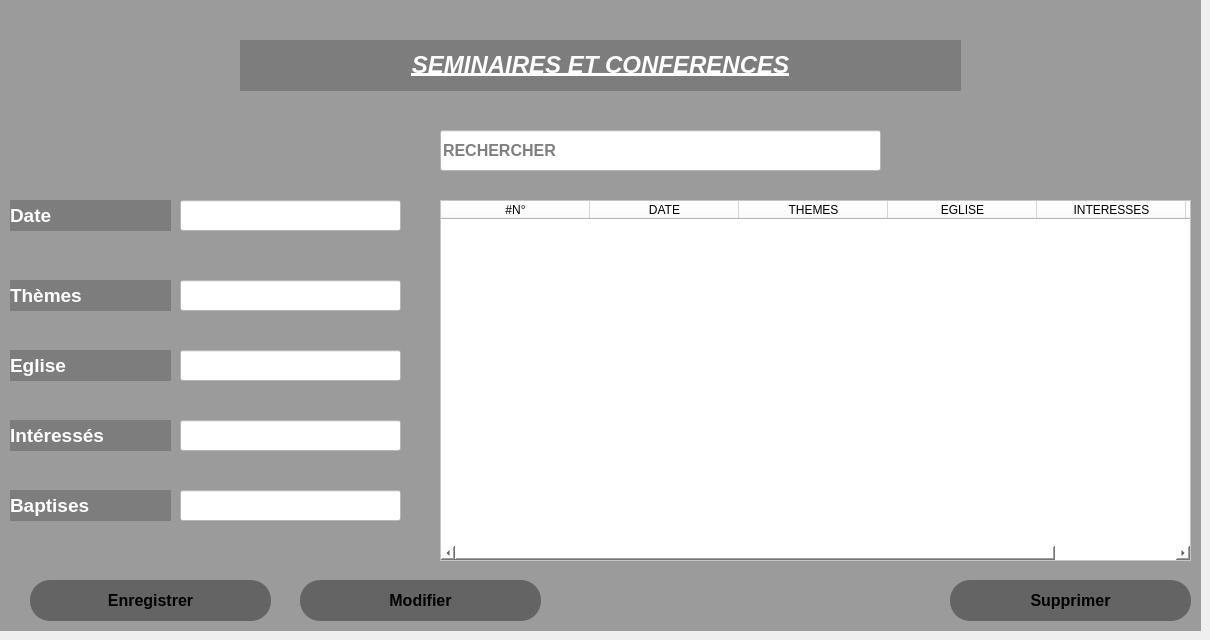
     <widget class="QWidget" name="tab_14">
      <attribute name="title">
       <string>SEMINAIRES ET CONFERENCES</string>
      </attribute>
      <widget class="QWidget" name="widget_2" native="true">
       <property name="geometry">
        <rect>
         <x>0</x>
         <y>0</y>
         <width>1201</width>
         <height>631</height>
        </rect>
       </property>
       <property name="styleSheet">
        <string notr="true">background-color:rgba(0,0,0,90);</string>
       </property>
       <widget class="QLabel" name="label_72">
        <property name="geometry">
         <rect>
          <x>240</x>
          <y>40</y>
          <width>721</width>
          <height>51</height>
         </rect>
        </property>
        <property name="font">
         <font>
          <pointsize>11</pointsize>
          <weight>75</weight>
          <bold>true</bold>
          <underline>true</underline>
          <strikeout>false</strikeout>
          <stylestrategy>PreferAntialias</stylestrategy>
          <kerning>false</kerning>
         </font>
        </property>
        <property name="styleSheet">
         <string notr="true">color:white;
background-color:rgba(0,0,0,50);
</string>
        </property>
        <property name="text">
         <string>&lt;html&gt;&lt;head/&gt;&lt;body&gt;&lt;p align=&quot;center&quot;&gt;&lt;span style=&quot; font-size:18pt; font-weight:600; font-style:italic;&quot;&gt;SEMINAIRES ET CONFERENCES&lt;/span&gt;&lt;/p&gt;&lt;/body&gt;&lt;/html&gt;</string>
        </property>
       </widget>
       <widget class="QPushButton" name="Btn_enregistrer_seminaire">
        <property name="geometry">
         <rect>
          <x>30</x>
          <y>580</y>
          <width>241</width>
          <height>41</height>
         </rect>
        </property>
        <property name="font">
         <font>
          <pointsize>12</pointsize>
          <weight>75</weight>
          <bold>true</bold>
         </font>
        </property>
        <property name="styleSheet">
         <string notr="true">QPushButton#Btn_enregistrer_seminaire{
    background: qlineargradient(x1: 0, y1: 0, x2: 0, y2: 1,
        stop: 0 #55AAFF,
        stop: 1 #FFFFFF);
    border: none;
    border-radius: 20px;
    colo r: white;
}

QPushButton#Btn_enregistrer_seminaire:hover {
    background: qlineargradient(x1: 0, y1: 0, x2: 0, y2: 1,
        stop: 0 #55AAFF, /* Bleu clair pour le hover */
        stop: 1 #0077CC); /* Bleu un peu plus foncé pour le hover */
    color: black;
}

QPushButton#Btn_enregistrer_seminaire:pressed {
    background: qlineargradient(x1: 0, y1: 0, x2: 0, y2: 1,
        stop: 0 #3399FF, /* Bleu clair pour le pressed */
        stop: 1 #0033AA); /* Bleu un peu plus foncé pour le pressed */
    color: green;
}
</string>
        </property>
        <property name="text">
         <string>Enregistrer</string>
        </property>
       </widget>
       <widget class="QLineEdit" name="lineEdit_67">
        <property name="geometry">
         <rect>
          <x>180</x>
          <y>490</y>
          <width>221</width>
          <height>31</height>
         </rect>
        </property>
        <property name="styleSheet">
         <string notr="true">background-color:#ffffff;</string>
        </property>
       </widget>
       <widget class="QLabel" name="label_91">
        <property name="geometry">
         <rect>
          <x>10</x>
          <y>490</y>
          <width>161</width>
          <height>31</height>
         </rect>
        </property>
        <property name="font">
         <font>
          <pointsize>14</pointsize>
          <weight>75</weight>
          <bold>true</bold>
         </font>
        </property>
        <property name="styleSheet">
         <string notr="true">color:white;
background-color:rgba(0,0,0,50);</string>
        </property>
        <property name="text">
         <string>Baptises</string>
        </property>
       </widget>
       <widget class="QPushButton" name="Btn_enregistrer_seminaire_2">
        <property name="geometry">
         <rect>
          <x>300</x>
          <y>580</y>
          <width>241</width>
          <height>41</height>
         </rect>
        </property>
        <property name="font">
         <font>
          <pointsize>12</pointsize>
          <weight>75</weight>
          <bold>true</bold>
         </font>
        </property>
        <property name="styleSheet">
         <string notr="true">QPushButton#Btn_enregistrer_seminaire_2{
    background: qlineargradient(x1: 0, y1: 0, x2: 0, y2: 1,
        stop: 0 #55AAFF,
        stop: 1 #FFFFFF);
    border: none;
    border-radius: 20px;
    colo r: white;
}

QPushButton#Btn_enregistrer_seminaire_2:hover {
    background: qlineargradient(x1: 0, y1: 0, x2: 0, y2: 1,
        stop: 0 #55AAFF, /* Bleu clair pour le hover */
        stop: 1 #0077CC); /* Bleu un peu plus foncé pour le hover */
    color: black;
}

QPushButton#Btn_enregistrer_seminaire_2:pressed {
    background: qlineargradient(x1: 0, y1: 0, x2: 0, y2: 1,
        stop: 0 #3399FF, /* Bleu clair pour le pressed */
        stop: 1 #0033AA); /* Bleu un peu plus foncé pour le pressed */
    color: green;
}
</string>
        </property>
        <property name="text">
         <string>Modifier</string>
        </property>
       </widget>
       <widget class="QPushButton" name="Btn_enregistrer_seminaire_3">
        <property name="geometry">
         <rect>
          <x>950</x>
          <y>580</y>
          <width>241</width>
          <height>41</height>
         </rect>
        </property>
        <property name="font">
         <font>
          <pointsize>12</pointsize>
          <weight>75</weight>
          <bold>true</bold>
         </font>
        </property>
        <property name="styleSheet">
         <string notr="true">QPushButton#Btn_enregistrer_seminaire_3{
    background: qlineargradient(x1: 0, y1: 0, x2: 0, y2: 1,
        stop: 0 #55AAFF,
        stop: 1 #FFFFFF);
    border: none;
    border-radius: 20px;
    colo r: white;
}

QPushButton#Btn_enregistrer_seminaire_3:hover {
    background: qlineargradient(x1: 0, y1: 0, x2: 0, y2: 1,
        stop: 0 #55AAFF, /* Bleu clair pour le hover */
        stop: 1 #0077CC); /* Bleu un peu plus foncé pour le hover */
    color: black;
}

QPushButton#Btn_enregistrer_seminaire_3:pressed {
    background: qlineargradient(x1: 0, y1: 0, x2: 0, y2: 1,
        stop: 0 #3399FF, /* Bleu clair pour le pressed */
        stop: 1 #0033AA); /* Bleu un peu plus foncé pour le pressed */
    color: green;
}
</string>
        </property>
        <property name="text">
         <string>Supprimer</string>
        </property>
       </widget>
      </widget>
      <widget class="QLineEdit" name="lineEdit_52">
       <property name="geometry">
        <rect>
         <x>180</x>
         <y>200</y>
         <width>221</width>
         <height>31</height>
        </rect>
       </property>
       <property name="styleSheet">
        <string notr="true">background-color:#ffffff;</string>
       </property>
      </widget>
      <widget class="QLineEdit" name="lineEdit_53">
       <property name="geometry">
        <rect>
         <x>440</x>
         <y>130</y>
         <width>441</width>
         <height>41</height>
        </rect>
       </property>
       <property name="font">
        <font>
         <pointsize>12</pointsize>
         <weight>75</weight>
         <bold>true</bold>
        </font>
       </property>
       <property name="styleSheet">
        <string notr="true">background-color:#ffffff;</string>
       </property>
       <property name="placeholderText">
        <string>RECHERCHER</string>
       </property>
      </widget>
      <widget class="QTableWidget" name="tableWidget_11">
       <property name="geometry">
        <rect>
         <x>440</x>
         <y>200</y>
         <width>751</width>
         <height>361</height>
        </rect>
       </property>
       <property name="styleSheet">
        <string notr="true">background-color:#ffffff;</string>
       </property>
       <property name="columnCount">
        <number>6</number>
       </property>
       <attribute name="horizontalHeaderMinimumSectionSize">
        <number>50</number>
       </attribute>
       <attribute name="horizontalHeaderDefaultSectionSize">
        <number>149</number>
       </attribute>
       <attribute name="verticalHeaderDefaultSectionSize">
        <number>31</number>
       </attribute>
       <column>
        <property name="text">
         <string>#N°</string>
        </property>
       </column>
       <column>
        <property name="text">
         <string>DATE</string>
        </property>
       </column>
       <column>
        <property name="text">
         <string>THEMES</string>
        </property>
       </column>
       <column>
        <property name="text">
         <string>EGLISE</string>
        </property>
       </column>
       <column>
        <property name="text">
         <string>INTERESSES</string>
        </property>
       </column>
       <column>
        <property name="text">
         <string>BAPTISES</string>
        </property>
       </column>
      </widget>
      <widget class="QLineEdit" name="lineEdit_54">
       <property name="geometry">
        <rect>
         <x>180</x>
         <y>280</y>
         <width>221</width>
         <height>31</height>
        </rect>
       </property>
       <property name="styleSheet">
        <string notr="true">background-color:#ffffff;</string>
       </property>
      </widget>
      <widget class="QLabel" name="label_79">
       <property name="geometry">
        <rect>
         <x>10</x>
         <y>350</y>
         <width>161</width>
         <height>31</height>
        </rect>
       </property>
       <property name="font">
        <font>
         <pointsize>14</pointsize>
         <weight>75</weight>
         <bold>true</bold>
        </font>
       </property>
       <property name="styleSheet">
        <string notr="true">color:white;
background-color:rgba(0,0,0,50);</string>
       </property>
       <property name="text">
        <string>Eglise</string>
       </property>
      </widget>
      <widget class="QLabel" name="label_80">
       <property name="geometry">
        <rect>
         <x>10</x>
         <y>280</y>
         <width>161</width>
         <height>31</height>
        </rect>
       </property>
       <property name="font">
        <font>
         <pointsize>14</pointsize>
         <weight>75</weight>
         <bold>true</bold>
        </font>
       </property>
       <property name="styleSheet">
        <string notr="true">color:white;
background-color:rgba(0,0,0,50);</string>
       </property>
       <property name="text">
        <string>Thèmes</string>
       </property>
      </widget>
      <widget class="QLabel" name="label_81">
       <property name="geometry">
        <rect>
         <x>10</x>
         <y>420</y>
         <width>161</width>
         <height>31</height>
        </rect>
       </property>
       <property name="font">
        <font>
         <pointsize>14</pointsize>
         <weight>75</weight>
         <bold>true</bold>
        </font>
       </property>
       <property name="styleSheet">
        <string notr="true">color:white;
background-color:rgba(0,0,0,50);</string>
       </property>
       <property name="text">
        <string>Intéressés</string>
       </property>
      </widget>
      <widget class="QLineEdit" name="lineEdit_55">
       <property name="geometry">
        <rect>
         <x>180</x>
         <y>420</y>
         <width>221</width>
         <height>31</height>
        </rect>
       </property>
       <property name="styleSheet">
        <string notr="true">background-color:#ffffff;</string>
       </property>
      </widget>
      <widget class="QLabel" name="label_82">
       <property name="geometry">
        <rect>
         <x>10</x>
         <y>200</y>
         <width>161</width>
         <height>31</height>
        </rect>
       </property>
       <property name="font">
        <font>
         <pointsize>14</pointsize>
         <weight>75</weight>
         <bold>true</bold>
        </font>
       </property>
       <property name="styleSheet">
        <string notr="true">color:white;
background-color:rgba(0,0,0,50);</string>
       </property>
       <property name="text">
        <string>Date</string>
       </property>
      </widget>
      <widget class="QLineEdit" name="lineEdit_56">
       <property name="geometry">
        <rect>
         <x>180</x>
         <y>350</y>
         <width>221</width>
         <height>31</height>
        </rect>
       </property>
       <property name="styleSheet">
        <string notr="true">background-color:#ffffff;</string>
       </property>
      </widget>
     </widget>
